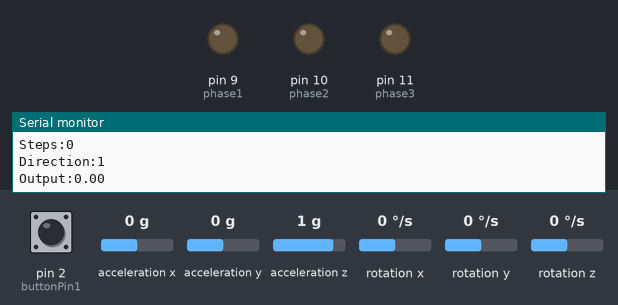
The sketch below on a simulated Arduino Uno, built with avr-gcc and run on an emulated ATmega328P. On the bench: output pins drawn as LEDs (lit = HIGH), the last lines printed to the serial monitor. The inputs (shaded band) are chosen by the test bench; at power-on: pin 2 (buttonPin1) LOW, acceleration x 0 g, acceleration y 0 g, acceleration z 1 g, rotation x 0 °/s, rotation y 0 °/s, rotation z 0 °/s.

Above: at 4.2 s.
4.3 s: pin 2 (buttonPin1) pulled HIGH for 0.15 s
At 5.5 s:
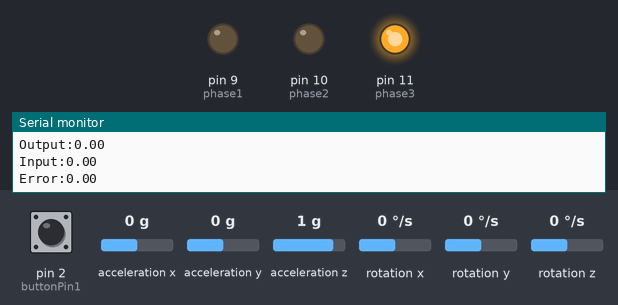
5.9 s: pin 2 (buttonPin1) pulled HIGH for 3.2 s
At 10.0 s:
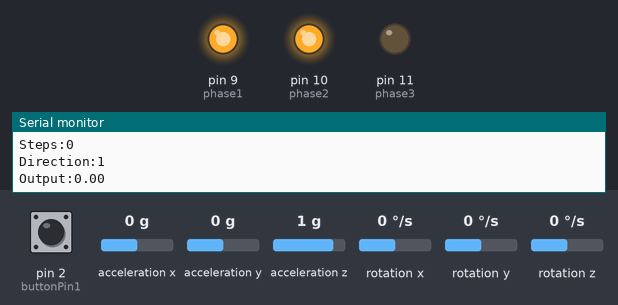
10.6 s: pin 2 (buttonPin1) pulled HIGH for 1 s
At 13.1 s:
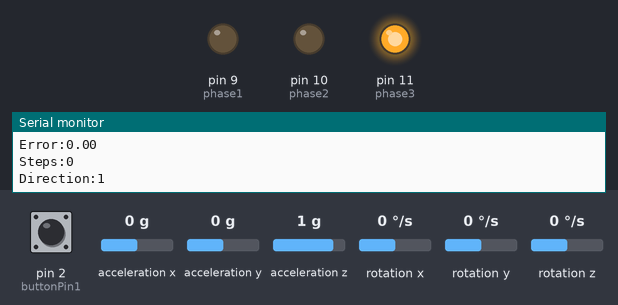
Timing chart, 0 to 14.6 s (numbered marks = the images above; inputs shaded):
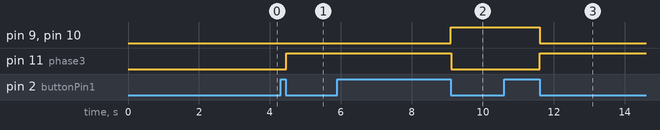

Measured:
- after the input at 4.3 s, pin 11 (phase3): LOW → HIGH after 0.16 s
- after the input at 5.9 s, pin 9 (phase1), pin 10 (phase2): LOW → HIGH after 3.2 s; pin 11 (phase3): HIGH → LOW after 3.2 s
- after the input at 10.6 s, pin 9 (phase1), pin 10 (phase2): HIGH → LOW after 1.0 s; pin 11 (phase3): LOW → HIGH after 1.0 s

The sketch:

DegreeStep.ino
```cpp
/*
  Maxim 4 pasi stanga dreapta
  Setpoint  = [-2,2]

**/

#include "Wire.h"
#include <MPU6050_light.h>

MPU6050 mpu(Wire);


double Input,Setpoint, Output, Kp, Ki, Kd;
double lastError, integral = 0;

double lastInput = 0;
long time=0;


int phase1 = 9;
int phase2 = 10;
int phase3 = 11;
int speed = 9;
int direction = 1;
int contor =0;
int contor2 =0;

const int buttonPin1 = 2;
int buttonState1 = 0;

void setup() {


 pinMode(phase1, OUTPUT);
  pinMode(phase2, OUTPUT);
  pinMode(phase3, OUTPUT);
 Serial.begin(9600);
  Wire.begin();

  byte status = mpu.begin();
  Serial.print(F("MPU6050 status: "));
  Serial.println(status);
  while(status!=0){ } // stop everything if could not connect to MPU6050

  Serial.println(F("Calculating offsets, do not move MPU6050"));
  delay(1000);
  mpu.calcOffsets(true,true); // gyro and accelero


  int c=500;

  while(c > 0){
    c--;
    mpu.update();
    Input = mpu.getAngleX();
    //delay(5);
  }

  mpu.update();
  Input = mpu.getAngleX();
  Setpoint = Input;
  Serial.println(Setpoint);
  Kp = 2; // Proportional gain
  Ki = 0.0; // Integral gain
  Kd = 0.0; // Derivative gain


   Serial.println("Done!\n");

}

void loop() {

  double error = diff(Input); // Calculate the error
  integral += error; // Update the integral
  double derivative = error - lastError; // Calculate the derivative
  Output = Kp * error + Ki * integral + Kd * derivative; // Calculate the output
  lastError = error; // Update the last error

  if(Output > 500) Output = 500;
  if(Output < -500) Output = -500;

  Serial.print("Output:"); Serial.print(Output);Serial.println("");
  Serial.print("Input:"); Serial.print(Input);Serial.println("");
  Serial.print("Error:"); Serial.print(error);Serial.println("");


  int steps =0;/// abs(Output/10);
  if(steps!=0){
      if(error > 0){
        direction = -1;
      }else  if (error < 0) direction = 1;
  }
  Serial.print("Steps:"); Serial.print(steps);Serial.println("");
  Serial.print("Direction:"); Serial.print(direction);Serial.println("");

  // steps = 280;
  // while(steps && error != 0){
  //     rotateMotor();

  //     error= diff(Input);
  //     steps-=1;
  //   }
   buttonState1 = digitalRead(buttonPin1);

  if(digitalRead(buttonPin1) == HIGH){
   Serial.print(digitalRead(buttonPin1));
    while(digitalRead(buttonPin1)== HIGH){}
    //  direction = -direction;
     Serial.print("Am citit butonul!: ");
     Serial.println(direction);
     rotateMotor();
  }


  int c=5;

  while(c > 0){
    c--;
    mpu.update();
    //Input = mpu.getAngleX();
    //delay(5);
  }

  mpu.update();
  Input = mpu.getAngleX(); // Read the encoder position
//  delay(10);


}

double diff(double x){
 double dif=0;

 dif = x - Setpoint;

 if( dif < 2 && dif > -2)

   return 0;

  return dif;

}

void rotateMotor(){

  if(direction == 1){
    contor=contor+1;
   if(contor % 2 == 0){
      digitalWrite(phase1, HIGH); delay(speed);
      digitalWrite(phase3, LOW); delay(speed);
      digitalWrite(phase2, HIGH); delay(speed);
    }
    else{
      digitalWrite(phase1, LOW); delay(speed);
      digitalWrite(phase3, HIGH); delay(speed);
      digitalWrite(phase2, LOW); delay(speed);
   }


  }
  else{

    contor2++;
   if(contor2%2==0){

      digitalWrite(phase1, LOW); delay(speed);
      digitalWrite(phase2, HIGH); delay(speed);
      digitalWrite(phase3, LOW); delay(speed);
   }
   else{
      digitalWrite(phase1, HIGH); delay(speed);
      digitalWrite(phase2, LOW); delay(speed);
      digitalWrite(phase3, HIGH); delay(speed);
   }


  }


}
```
